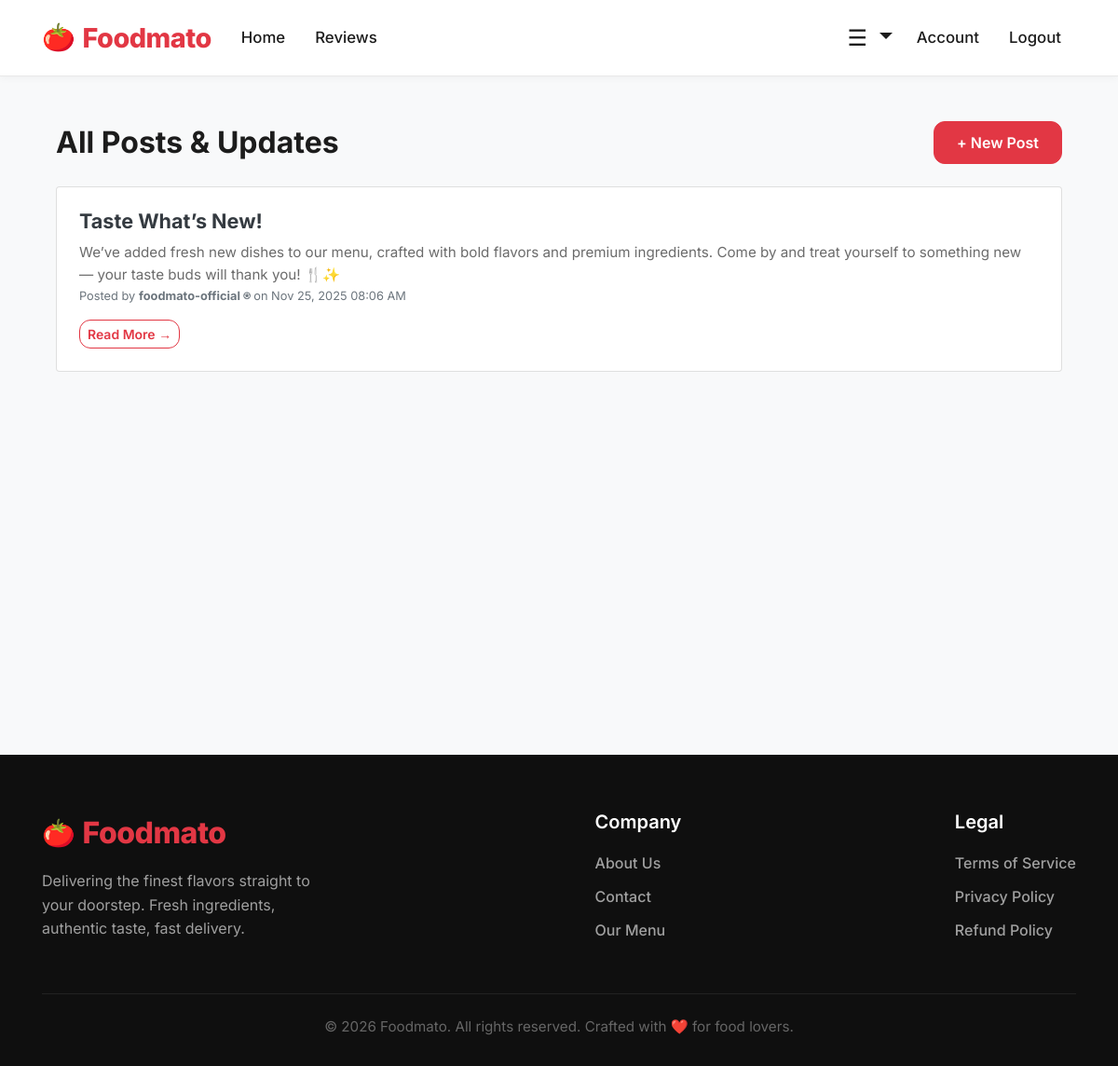
The page /posts (signed in) on the database its author committed.
### foodMenuWebsite/models.py (models this page shows, shortened)
class Post(db.Model):
    id = db.Column(db.Integer, primary_key=True)
    title = db.Column(db.String(100), nullable=False)
    date_posted = db.Column(db.DateTime, nullable=False, default=datetime.utcnow)
    content = db.Column(db.Text, nullable=False)
    details = db.Column(db.Text)
    user_id = db.Column(db.Integer, db.ForeignKey('user.id'), nullable=False)

class User(db.Model,UserMixin):
    id = db.Column(db.Integer, primary_key=True)
    first_name = db.Column(db.String(80), nullable=False)
    last_name = db.Column(db.String(80))
    email = db.Column(db.String(120), nullable=False)
    password = db.Column(db.String(80), nullable=False)
    date_created = db.Column(db.DateTime, default=datetime.utcnow)
    image_file = db.Column(db.String(20), nullable=False,default='default.webp')
    posts = db.relationship('Post', backref='author', lazy=True)
    orders = db.relationship('Order', backref='customer', lazy=True)
    is_owner = db.Column(db.Boolean, default=False)

### foodMenuWebsite/routes.py (the view)
@app.route('/posts', methods=['GET', 'POST'])
@login_required
def all_posts():
    posts = Post.query.order_by(Post.date_posted.desc()).all()
    return render_template('all_posts.html', title='All Posts', posts=posts)

### foodMenuWebsite/models.py (called while the page is built)
@login_manager.user_loader
def load_user(user_id):
  return User.query.get(int(user_id))

### foodMenuWebsite/templates/all_posts.html (shortened to what this page needs)
{% extends "base.html" %}
{% block content %}
<div class="container mt-5">
  <div class="d-flex justify-content-between align-items-center mb-4">
    <h2 class="text-center flex-grow-1 mb-0">All Posts & Updates</h2>
    <a href="{{ url_for('new_post') }}" class="btn btn-primary">+ New Post</a>
  </div>
  {% if posts %}
    {% for post in posts %}
      <div class="card mb-4 shadow-sm rounded-4">
        <div class="card-body">
          <h4 class="card-title mb-2">
            <a href="{{ url_for('single_post', post_id=post.id) }}"
               class="text-decoration-none text-dark">
              {{ post.title }}
            </a>
          </h4>
          <p class="card-text">
            {{ post.content[:200] }}{% if post.content|length > 200 %}...{% endif %}
          </p>
          <small class="text-muted d-block mb-3">
            Posted by <strong>{{ post.author.first_name }}</strong>
            on {{ post.date_posted.strftime('%b %d, %Y %I:%M %p') }}
          </small>
          <div class="d-flex justify-content-between align-items-center">
            <a href="{{ url_for('single_post', post_id=post.id) }}"
               class="btn btn-outline-primary btn-sm">
              Read More →
            </a>
          </div>
        </div>
      </div>
    {% endfor %}
  {% else %}
    <div class="text-center mt-5">
      <p class="mb-3">No posts yet. Create one below!</p>
      <a href="{{ url_for('new_post') }}" class="btn btn-success btn-lg">Create Post</a>
    </div>
  {% endif %}
</div>
{% endblock content %}

### foodMenuWebsite/static/style.css (style rules this page uses)
:root { --primary-color: #E23744; --primary-hover: #D12532; --bg-color: #f8f9fa; --surface-color: #ffffff; --text-color: #1c1c1c; --text-muted: #6b6b6b; --border-color: #e8e8e8; --shadow-sm: 0 2px 8px rgba(0, 0, 0, 0.04); --shadow-md: 0 4px 16px rgba(0, 0, 0, 0.08); --shadow-lg: 0 8px 24px rgba(0, 0, 0, 0.12); --radius-sm: 8px; --radius-md: 12px; --radius-lg: 16px; --radius-pill: 50px; --transition: all 0.3s ease; }
body { font-family: 'Inter', sans-serif; background-color: var(--bg-color); color: var(--text-color); -webkit-font-smoothing: antialiased; }
h1, h2, h3, h4, h5, h6 { font-weight: 700; color: var(--text-color); }
a { transition: var(--transition); text-decoration: none; }
.btn-primary, .btn-custom { background-color: var(--primary-color) !important; border-color: var(--primary-color) !important; color: #fff !important; font-weight: 600; padding: 10px 24px; border-radius: var(--radius-md); transition: var(--transition); }
.btn-outline-primary { color: var(--primary-color) !important; border-color: var(--primary-color) !important; font-weight: 600; border-radius: var(--radius-md); transition: var(--transition); }
.card-body { padding: 24px; flex-grow: 1; }
.card-title { font-size: 1.35rem; font-weight: 700; color: var(--text-color); margin-bottom: 8px; }
.card-text { color: var(--text-muted); font-size: 0.95rem; line-height: 1.6; margin-bottom: 0; }

### rows shown on the page
Post: title "Taste What’s New!", content "We’ve added fresh new dishes to our menu, crafted with bold flavors and premium ingredients. Come by and treat yourself to something new — your taste buds will thank you! 🍴✨", author.first_name "foodmato-official ⍟", date_posted "Nov 25, 2025 08:06 AM"
